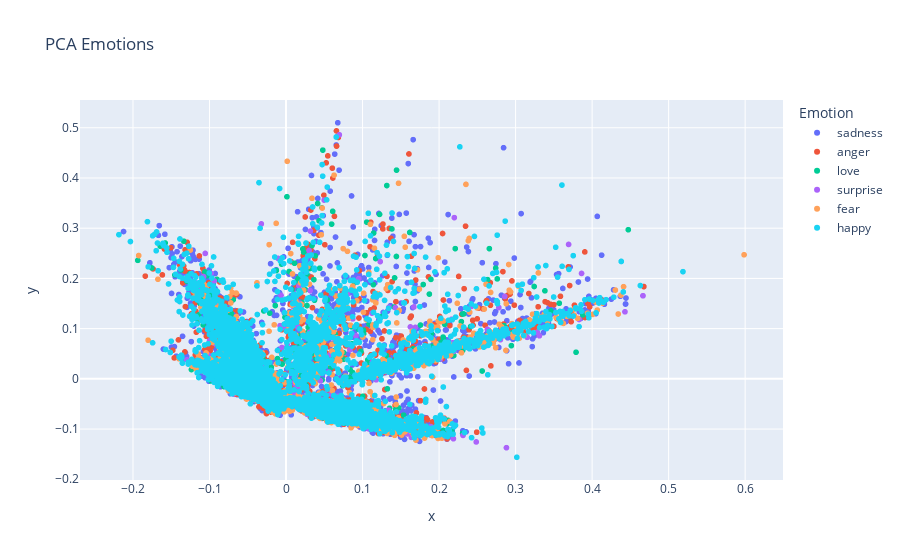

Notebook cell for this chart:
### Code cell
hero.scatterplot(data, col='pca_tfidf_clean_text', color='Emotion', title = 'PCA Emotions')

### Figure 1 — Plotly figure (JSON) as saved in the notebook; plotly's stock layout.template omitted (floating-point values rounded to 4 significant figures; data arrays with more than 128 entries replaced by an {"elided": "..."} marker saying what was removed)
{"data": [{"hovertemplate": "Emotion=sadness<br>x=%{x}<br>y=%{y}<extra></extra>", "legendgroup": "sadness", "marker": {"color": "#636efa", "symbol": "circle"}, "mode": "markers", "name": "sadness", "showlegend": true, "type": "scattergl", "x": {"elided": "6265 float values"}, "xaxis": "x", "y": {"elided": "6265 float values"}, "yaxis": "y"}, {"hovertemplate": "Emotion=anger<br>x=%{x}<br>y=%{y}<extra></extra>", "legendgroup": "anger", "marker": {"color": "#EF553B", "symbol": "circle"}, "mode": "markers", "name": "anger", "showlegend": true, "type": "scattergl", "x": {"elided": "2993 float values"}, "xaxis": "x", "y": {"elided": "2993 float values"}, "yaxis": "y"}, {"hovertemplate": "Emotion=love<br>x=%{x}<br>y=%{y}<extra></extra>", "legendgroup": "love", "marker": {"color": "#00cc96", "symbol": "circle"}, "mode": "markers", "name": "love", "showlegend": true, "type": "scattergl", "x": {"elided": "1641 float values"}, "xaxis": "x", "y": {"elided": "1641 float values"}, "yaxis": "y"}, {"hovertemplate": "Emotion=surprise<br>x=%{x}<br>y=%{y}<extra></extra>", "legendgroup": "surprise", "marker": {"color": "#ab63fa", "symbol": "circle"}, "mode": "markers", "name": "surprise", "showlegend": true, "type": "scattergl", "x": {"elided": "879 float values"}, "xaxis": "x", "y": {"elided": "879 float values"}, "yaxis": "y"}, {"hovertemplate": "Emotion=fear<br>x=%{x}<br>y=%{y}<extra></extra>", "legendgroup": "fear", "marker": {"color": "#FFA15A", "symbol": "circle"}, "mode": "markers", "name": "fear", "showlegend": true, "type": "scattergl", "x": {"elided": "2652 float values"}, "xaxis": "x", "y": {"elided": "2652 float values"}, "yaxis": "y"}, {"hovertemplate": "Emotion=happy<br>x=%{x}<br>y=%{y}<extra></extra>", "legendgroup": "happy", "marker": {"color": "#19d3f3", "symbol": "circle"}, "mode": "markers", "name": "happy", "showlegend": true, "type": "scattergl", "x": {"elided": "7029 float values"}, "xaxis": "x", "y": {"elided": "7029 float values"}, "yaxis": "y"}], "layout": {"legend": {"title": {"text": "Emotion"}, "tracegroupgap": 0}, "title": {"text": "PCA Emotions"}, "xaxis": {"anchor": "y", "domain": [0, 1], "title": {"text": "x"}}, "yaxis": {"anchor": "x", "domain": [0, 1], "title": {"text": "y"}}}}
